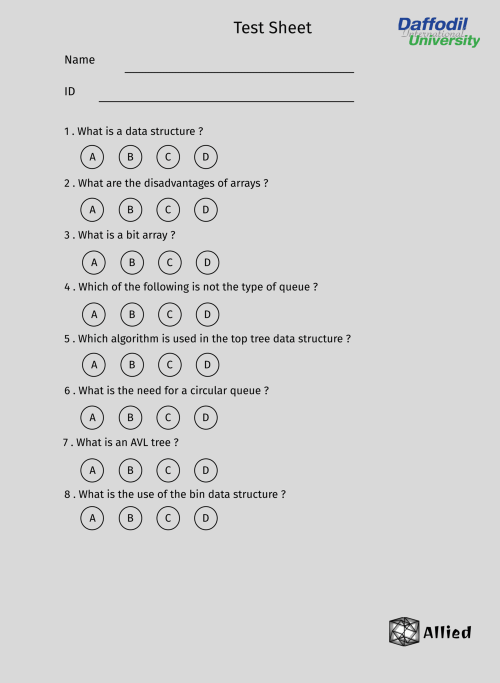
#> input picture img/image.png, 1000 x 1366 px, found by its file name (shown at 1/2 size)
$ python DupText.py
#> lines starting #> are read from the running program, lines starting #| are printed output that depends on the picture; after the words box and inside, x2 and y2 are one past the last pixel; in counts of white or black regions, pixels touching at a corner belong together
### utils.py
import matplotlib.pyplot as plt

# [7 lines left out: function show_imagesmpl, not called in this run]

# Example usage:
# Assuming you have two images img1 and img2
# You can call the function like this:
# show_images_side_by_side(img1, img2)

import cv2 as cv
import numpy as np

def show_imagescv(*images):
    # Resize images to have the same dimensions
    max_height = max(image.shape[0] for image in images)
    max_width = max(image.shape[1] for image in images)

    resized_images = []
    for image in images:
        resized_image = cv.resize(image, (max_width, max_height))
        resized_images.append(resized_image)

    # Concatenate images horizontally
    concatenated_image = np.concatenate(resized_images, axis=1)

    # Show the concatenated image
    cv.imshow("Images Side by Side", concatenated_image)
    cv.waitKey(0)
    cv.destroyAllWindows()

### DupText.py
import cv2 as cv
import numpy as np
import utils
from imutils import contours

frame = cv.imread("F:\CodeBase\IOT_OMR_SCANNER\img\image.png", cv.IMREAD_COLOR)
#> frame is the input picture: shape (1366, 1000, 3); mean B, G, R 212.3, 212.3, 212.1

normal_frame = frame.copy()

gray_frame = cv.cvtColor(frame, cv.COLOR_BGR2GRAY)
blur_frame = cv.GaussianBlur(gray_frame, (17, 17), 0)
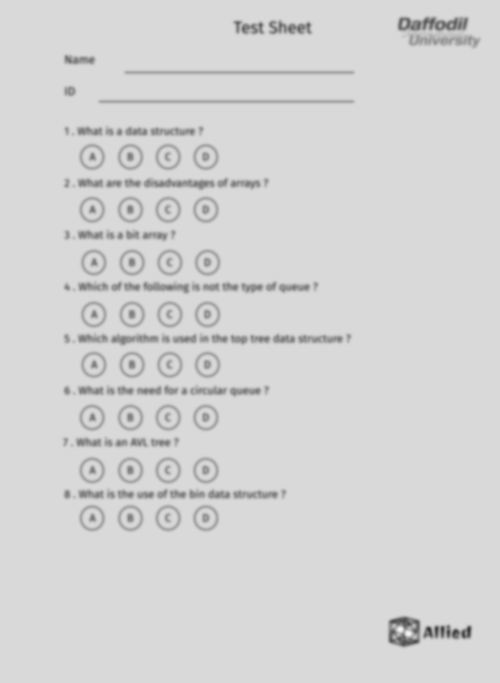
#> blur_frame: shape (1366, 1000) (shown at 1/2 size); min 54, max 246, mean 212.3
edged = cv.Canny(blur_frame, 75, 200)
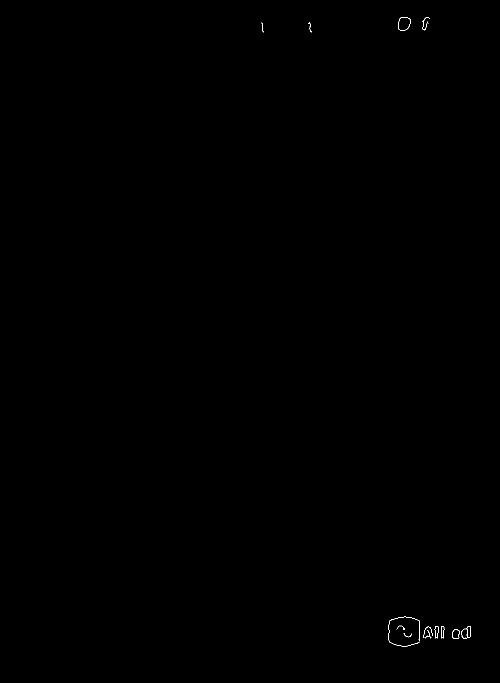
#> edged: shape (1366, 1000) (shown at 1/2 size); 0.06% white in thin lines or dots, all inside (x1, y1, x2, y2) = (523, 34, 942, 1294)

circles = cv.HoughCircles(
    blur_frame,
    cv.HOUGH_GRADIENT,
    1,
    20,
    param1=50,
    param2=30,
    minRadius=12,
    maxRadius=40,
)
#> circles = 32 rows, first 8: [411.5, 419.5, 25.4], [183.5, 1035.5, 25.4], [260.5, 419.5, 25.2], [414.5, 729.5, 25.2], [183.5, 419.5, 25.4], [263.5, 729.5, 25.4], [339.5, 729.5, 25.2], [183.5, 834.5, 25.2]

# Initialize counter
lineCirclesCounter = 1

ans_list = [1,2,3,4,1,2,3,4,0]
ans_list_couter = 0

# Check if circles are detected before sorting
if circles is not None:
    circles = np.uint16(np.around(circles))
#> circles = 32 rows, first 8: [412, 420, 25], [184, 1036, 25], [260, 420, 25], [414, 730, 25], [184, 420, 25], [264, 730, 25], [340, 730, 25], [184, 834, 25]

    # Sort circles based on y-coordinate (top to bottom) and then x-coordinate (left to right)
    circles = sorted(circles[0], key=lambda x: (x[1], x[0]))
#> circles = 32 items, first 6: [184, 314, 19], [260, 314, 20], [336, 314, 19], [412, 314, 20], [184, 420, 25], [260, 420, 25]

    counter = 1
    match = ans_list[ans_list_couter]
    for i in circles:
        if counter == match:
            print("Matched " , counter , " : " , match)
            cv.circle(normal_frame, (i[0], i[1]), i[2], (0, 0, 255), 2)
        else:
            cv.circle(normal_frame, (i[0], i[1]), i[2], (0, 255,0), 2)
            print(counter , " : " , match)

        if counter%4 == 0:
            print("counter ",counter, match)
            print("--------------------")
            ans_list_couter+=1
            match = ans_list[ans_list_couter]
            counter = 0

        counter+=1
#> this loop made 32 passes
#> (i, match, counter) on passes 4, 8, 12, 16, 20, 24, 28, 32: ([412, 314, 20], 2, 1), ([412, 420, 25], 3, 1), ([414, 524, 19], 4, 1), ([414, 628, 20], 1, 1), ([414, 730, 25], 2, 1), ([412, 834, 19], 3, 1), ([412, 940, 20], 4, 1), ([412, 1036, 25], 0, 1)
#> (i, counter) on passes 1, 2, 3, 5, 6, 7: ([184, 314, 19], 2), ([260, 314, 20], 3), ([336, 314, 19], 4), ([184, 420, 25], 2), ([260, 420, 25], 3), ([336, 420, 25], 4)
#| Matched  1  :  1
#| 2  :  1
#| 3  :  1
#| 4  :  1
#| counter  4 1
#| --------------------
#| 1  :  2
#| Matched  2  :  2
#| 3  :  2
#| 4  :  2
#> (further printed lines are left out)
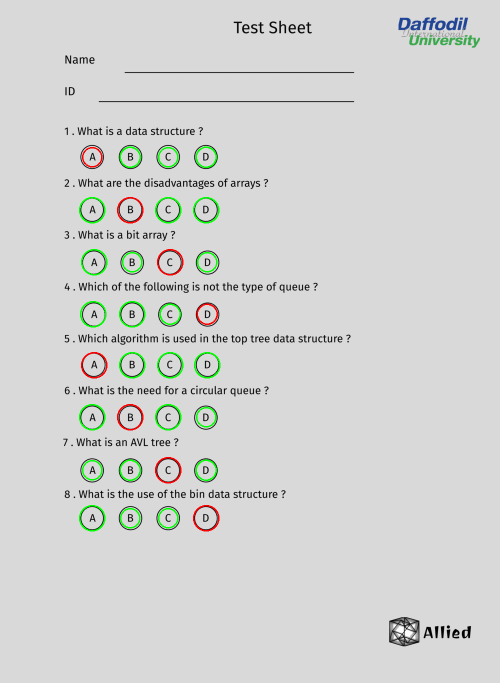
#> normal_frame: shape (1366, 1000, 3) (shown at 1/2 size); 1.01% of pixels changed, all inside (x1, y1, x2, y2) = (158, 293, 441, 1063)
#> after the loop, ans_list_couter = 8; counter = 1; match = 0


        # [11 lines of commented-out code are left out]


print("Number Of Circles : ", lineCirclesCounter)

resized_frame = cv.resize(normal_frame, (600, 800))
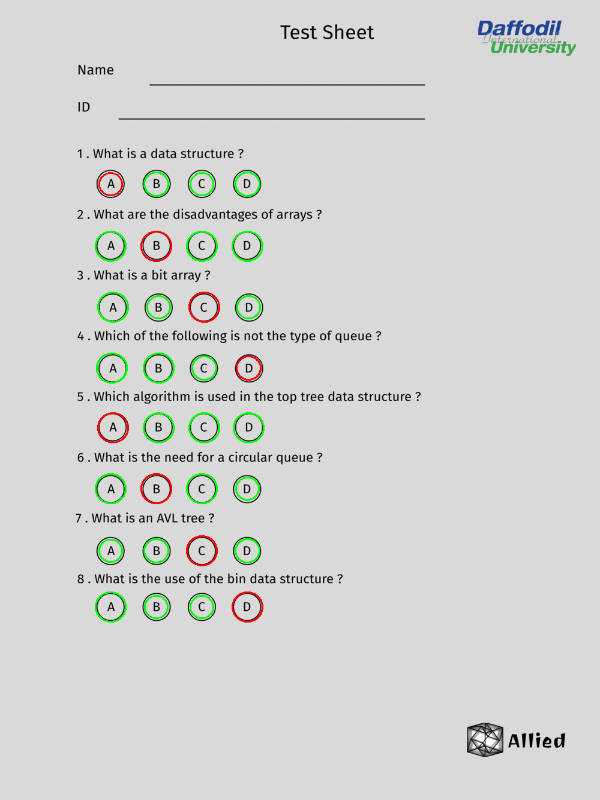
#> resized_frame: shape (800, 600, 3); mean B, G, R 210.3, 212.2, 210.8
utils.show_imagescv(resized_frame)
#> after the loop in show_imagescv, `for image in images:`: resized_images = 1 item
